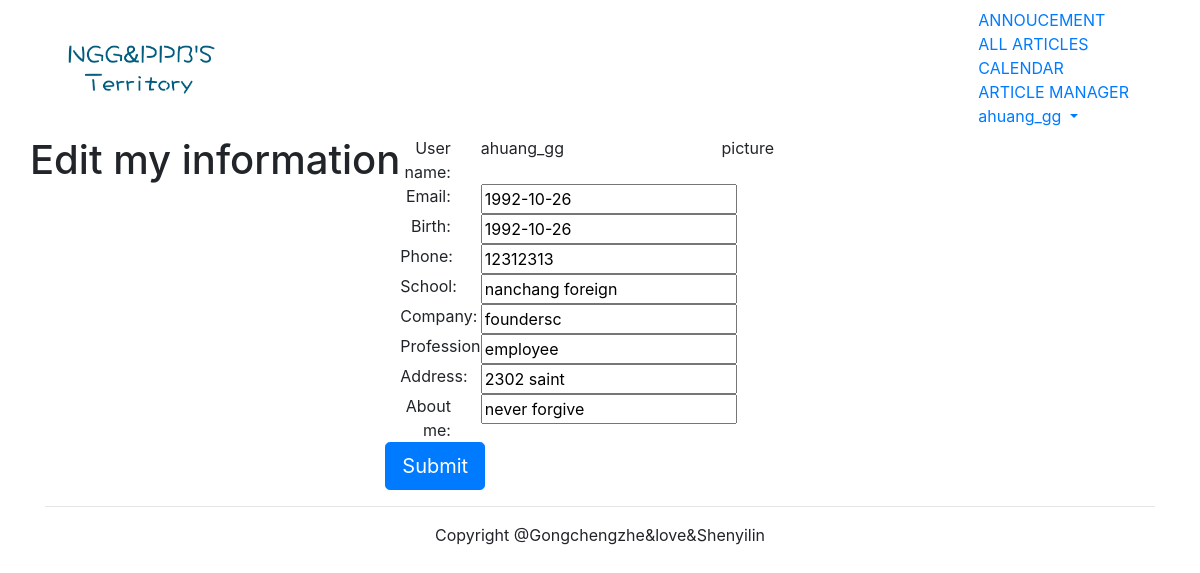
Screenshot of /account/edit-my-information/ (signed in) with the database file from the repository.
### account/models.py (models this page shows, shortened)
class UserProfile(models.Model):
     user=models.OneToOneField(User,unique=True)
     birth=models.DateField(blank=True,null=True)
     phone=models.CharField(max_length=20,null=True)

class UserInfo(models.Model):
	user=models.OneToOneField(User,unique=True)
	school=models.CharField(max_length=100,blank=True)
	company=models.CharField(max_length=100,blank=True)
	profession=models.CharField(max_length=100,blank=True)
	address=models.CharField(max_length=100,blank=True)
	aboutme=models.CharField(max_length=500,blank=True)

### account/views.py (the view)
@login_required(login_url='/account/login/')
def myself_edit(request):
	user=User.objects.get(username=request.user.username)
	userprofile=UserProfile.objects.get(user=request.user)
	userinfo=UserInfo.objects.get(user=request.user)
	if request.method=="POST":
		user_form=UserForm(request.POST)
		userprofile_form=UserProfileForm(request.POST)
		userinfo_form=UserInfoForm(request.POST)
		if user_form.is_valid() * userprofile_form.is_valid() * userinfo_form.is_valid():
			user_cd=user_form.cleaned_data
			userprofile_cd=userprofile_form.cleaned_data
			userinfo_cd=userinfo_form.cleaned_data
			user.email=user_cd['email']
			userprofile.birth=userprofile_cd['birth']
			userprofile.phone=userprofile_cd['phone']
			userinfo.school=userinfo_cd['school']
			userinfo.company=userinfo_cd['company']
			userinfo.profession=userinfo_cd['profession']
			userinfo.address=userinfo_cd['address']
			userinfo.aboutme=userinfo_cd['aboutme']
			user.save()
			userprofile.save()
			userinfo.save()
		return HttpResponseRedirect('/account/my-information/')
	else:
		user_form=UserForm(instance=request.user)
		userprofile_form=UserProfileForm(initial={"birth":userprofile.birth,"phone":userprofile.phone})
		userinfo_form=UserInfoForm(initial={"school":userinfo.school,"company":userinfo.company,"profession":userinfo.profession,"address":userinfo.address,"aboutme":userinfo.aboutme})
		return render(request,"account/myself_edit.html",{"user_form":user_form,"userprofile_form":userprofile_form,"userinfo_form":userinfo_form})

### account/forms.py
class UserForm(forms.ModelForm):
	class Meta:
		model=User
		fields=("email",)

class UserProfileForm(forms.ModelForm):
	class Meta:
		model=UserProfile
		fields=("phone","birth")

### templates/account/myself_edit.html (shortened to what this page needs)
{% extends "base.html" %}
{% block content %}
<div class="row text-center vertical-middle-sm">
	<h1>Edit my information</h1>
	<div class="row">
		<div class="col-md-6">
		<form class="form-horizontal" action="." method="post">{% csrf_token %}
			<div class="row">
				<div class="col-md-4 text-right"><span>User name:</span></div>
				<div class="col-md-8 text-left">{{user.username}}</div>
			</div>
			<div class="row">
				<div class="col-md-4 text-right"><span>Email:</span></div>
				<div class="col-md-8 text-left">{{userprofile_form.birth}}</div>
			</div>
			<div class="row">
				<div class="col-md-4 text-right"><span>Birth:</span></div>
				<div class="col-md-8 text-left">{{userprofile_form.birth}}</div>
			</div>
			<div class="row">
				<div class="col-md-4 text-right"><span>Phone:</span></div>
				<div class="col-md-8 text-left">{{userprofile_form.phone}}</div>
			</div>
			<div class="row">
				<div class="col-md-4 text-right"><span>School:</span></div>
				<div class="col-md-8 text-left">{{userinfo_form.school}}</div>
			</div>
			<div class="row">
				<div class="col-md-4 text-right"><span>Company:</span></div>
				<div class="col-md-8 text-left">{{userinfo_form.company}}</div>
			</div>
			<div class="row">
				<div class="col-md-4 text-right"><span>Profession:</span></div>
				<div class="col-md-8 text-left">{{userinfo_form.profession}}</div>
			</div>
			<div class="row">
				<div class="col-md-4 text-right"><span>Address:</span></div>
				<div class="col-md-8 text-left">{{userinfo_form.address}}</div>
			</div>
			<div class="row">
				<div class="col-md-4 text-right"><span>About me:</span></div>
				<div class="col-md-8 text-left">{{userinfo_form.aboutme}}</div>
			</div>
			<div class="row">
				<input type="submit" class="btn btn-primary btn-lg" value="Submit">
			</div>
		</form>
	    </div>
	    <div class="col-md-6">
	    	<p>picture</p>
	    </div>
	</div>
</div>
{% endblock %}

### templates/header.html (shortened to what this page needs)
{% load staticfiles %}
<div class="container">
   <nav class="navbar navbar-default" role="navigation">
      <div class="navbar-header">
          <a class="navbar-brand" href="{% url 'home' %}"><img src="{% static '/images/logo_blue.png' %}" width="160px"></a>
      </div>
      <div>
         <ul class="nav navbar-nav" role="navigation">
              <li><a href="{%url 'blog:blog_title'%}">ANNOUCEMENT</a></li>
	       </ul>
	       <ul class="nav navbar-nav navbar-right" style="margin-right:10px">
               {% if user.is_authenticated %}
               <li><a href="{% url 'article:article_titles' %}">ALL ARTICLES</a></li>
               <li><a href="{% url 'truecalendar:show_calendar' %}">CALENDAR</a></li>
               <li><a href="{% url 'article:article_column' %}">ARTICLE MANAGER</a></li>
               <li class="dropdown">
                 <a href="#" class="dropdown-toggle" data-toggle="dropdown">
                     {{ user.username }}
                 </a>
              </li>
               {% else %}
	             <li><a href="{% url 'account:user_login' %}">LOGIN</a></li>
               {% endif %}
	      </ul>
      </div>
    </nav>
</div>

### rows the page displays
UserProfile: birth "1992-10-26", phone "12312313"
UserInfo: school "nanchang foreign", company "foundersc", profession "employee", address "2302 saint", aboutme "never forgive"

### other values shown
{{ user.username }} "ahuang_gg"
